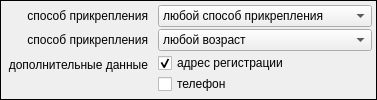
         <widget class="QFrame" name="pan_RData">
          <property name="minimumSize">
           <size>
            <width>0</width>
            <height>0</height>
           </size>
          </property>
          <property name="maximumSize">
           <size>
            <width>16777214</width>
            <height>16777215</height>
           </size>
          </property>
          <property name="frameShape">
           <enum>QFrame::Box</enum>
          </property>
          <property name="frameShadow">
           <enum>QFrame::Plain</enum>
          </property>
          <property name="lineWidth">
           <number>1</number>
          </property>
          <layout class="QFormLayout" name="formLayout_5">
           <property name="fieldGrowthPolicy">
            <enum>QFormLayout::AllNonFixedFieldsGrow</enum>
           </property>
           <property name="labelAlignment">
            <set>Qt::AlignRight|Qt::AlignTrailing|Qt::AlignVCenter</set>
           </property>
           <property name="horizontalSpacing">
            <number>10</number>
           </property>
           <property name="verticalSpacing">
            <number>2</number>
           </property>
           <property name="leftMargin">
            <number>4</number>
           </property>
           <property name="topMargin">
            <number>4</number>
           </property>
           <property name="rightMargin">
            <number>4</number>
           </property>
           <property name="bottomMargin">
            <number>4</number>
           </property>
           <item row="0" column="0">
            <widget class="QLabel" name="label_50">
             <property name="minimumSize">
              <size>
               <width>0</width>
               <height>0</height>
              </size>
             </property>
             <property name="maximumSize">
              <size>
               <width>16777214</width>
               <height>16777215</height>
              </size>
             </property>
             <property name="font">
              <font>
               <weight>50</weight>
               <bold>false</bold>
              </font>
             </property>
             <property name="text">
              <string>способ прикрепления</string>
             </property>
             <property name="alignment">
              <set>Qt::AlignRight|Qt::AlignTrailing|Qt::AlignVCenter</set>
             </property>
            </widget>
           </item>
           <item row="2" column="0">
            <widget class="QLabel" name="label_53">
             <property name="minimumSize">
              <size>
               <width>0</width>
               <height>0</height>
              </size>
             </property>
             <property name="maximumSize">
              <size>
               <width>16777214</width>
               <height>16777215</height>
              </size>
             </property>
             <property name="font">
              <font>
               <weight>50</weight>
               <bold>false</bold>
              </font>
             </property>
             <property name="text">
              <string> дополнительные данные</string>
             </property>
             <property name="alignment">
              <set>Qt::AlignRight|Qt::AlignTrailing|Qt::AlignVCenter</set>
             </property>
            </widget>
           </item>
           <item row="2" column="1">
            <layout class="QVBoxLayout" name="verticalLayout_19">
             <property name="spacing">
              <number>1</number>
             </property>
             <item>
              <widget class="QCheckBox" name="ch_address">
               <property name="enabled">
                <bool>true</bool>
               </property>
               <property name="minimumSize">
                <size>
                 <width>0</width>
                 <height>0</height>
                </size>
               </property>
               <property name="maximumSize">
                <size>
                 <width>16777214</width>
                 <height>16777215</height>
                </size>
               </property>
               <property name="text">
                <string>адрес регистрации</string>
               </property>
               <property name="checked">
                <bool>true</bool>
               </property>
              </widget>
             </item>
             <item>
              <widget class="QCheckBox" name="ch_phone">
               <property name="enabled">
                <bool>true</bool>
               </property>
               <property name="minimumSize">
                <size>
                 <width>0</width>
                 <height>0</height>
                </size>
               </property>
               <property name="maximumSize">
                <size>
                 <width>16777214</width>
                 <height>16777215</height>
                </size>
               </property>
               <property name="text">
                <string>телефон</string>
               </property>
              </widget>
             </item>
            </layout>
           </item>
           <item row="1" column="0">
            <widget class="QLabel" name="label_51">
             <property name="minimumSize">
              <size>
               <width>0</width>
               <height>0</height>
              </size>
             </property>
             <property name="maximumSize">
              <size>
               <width>16777214</width>
               <height>16777215</height>
              </size>
             </property>
             <property name="font">
              <font>
               <weight>50</weight>
               <bold>false</bold>
              </font>
             </property>
             <property name="text">
              <string>способ прикрепления</string>
             </property>
             <property name="alignment">
              <set>Qt::AlignRight|Qt::AlignTrailing|Qt::AlignVCenter</set>
             </property>
            </widget>
           </item>
           <item row="1" column="1">
            <widget class="QComboBox" name="combo_age">
             <property name="minimumSize">
              <size>
               <width>0</width>
               <height>0</height>
              </size>
             </property>
             <property name="maximumSize">
              <size>
               <width>16777214</width>
               <height>16777215</height>
              </size>
             </property>
             <item>
              <property name="text">
               <string>любой возраст</string>
              </property>
             </item>
             <item>
              <property name="text">
               <string>только детское население</string>
              </property>
             </item>
             <item>
              <property name="text">
               <string>только взрослое население</string>
              </property>
             </item>
            </widget>
           </item>
           <item row="0" column="1">
            <widget class="QComboBox" name="combo_assig_type">
             <property name="minimumSize">
              <size>
               <width>0</width>
               <height>0</height>
              </size>
             </property>
             <property name="maximumSize">
              <size>
               <width>16777214</width>
               <height>16777215</height>
              </size>
             </property>
             <item>
              <property name="text">
               <string>любой способ прикрепления</string>
              </property>
             </item>
             <item>
              <property name="text">
               <string>по территориальному принципу</string>
              </property>
             </item>
             <item>
              <property name="text">
               <string>по личному заявлению</string>
              </property>
             </item>
            </widget>
           </item>
          </layout>
         </widget>
